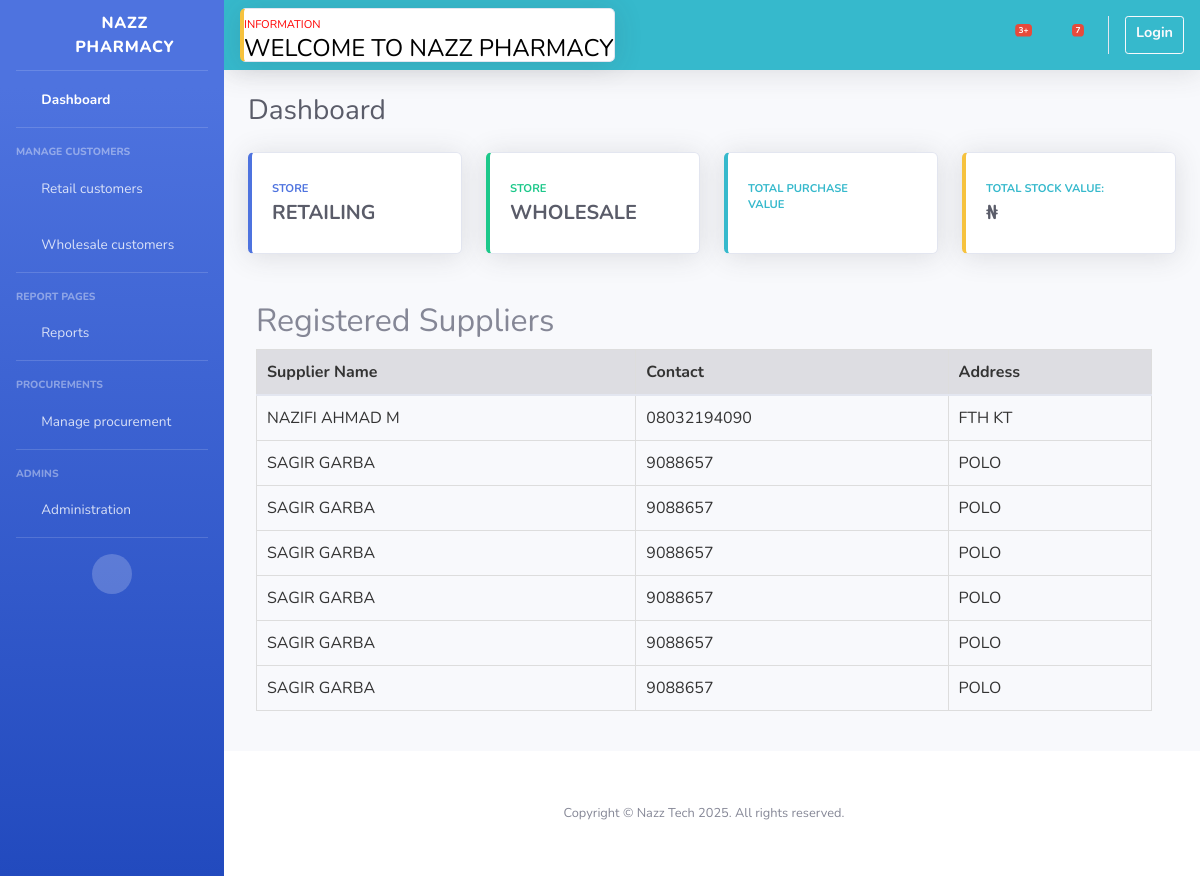
Page /register_supplier_view/partials/supplier_list.html on the committed database.
### supplier/models.py (models this page shows, shortened)
class Supplier(models.Model):
    name = models.CharField(max_length=255)
    phone = models.CharField(max_length=15, blank=True, null=True)
    contact_info = models.TextField(blank=True, null=True)

### store/views.py (the view)
# urls.py: path('register_supplier_view/partials/supplier_list.html', views.supplier_list_partial),
def supplier_list_partial(request):
    suppliers = Supplier.objects.all()  # Get all suppliers
    return render(request, 'partials/supplier_list.html', {'suppliers': suppliers})

### templates/partials/supplier_list.html (shortened to what this page needs)
{% extends "partials/base.html" %}
{% block content %}
<div class="container table-responsive">
    <h2>Registered Suppliers</h2>
    <table class="table table-hover">
        <thead class="table-secondary">
            <tr>
                <th>Supplier Name</th>
                <th>Contact</th>
                <th>Address</th>
            </tr>
        </thead>
        <tbody>
            {% for supplier in suppliers %}
            <tr>
                <td data-label="Supplier Name">{{ supplier.name }}</td>
                <td data-label="Contact">{{ supplier.phone }}</td>
                <td data-label="Address">{{ supplier.contact_info }}</td>
            </tr>
            {% empty %}
            <tr>
                <td colspan="4">No suppliers registered.</td>
            </tr>
            {% endfor %}
        </tbody>
    </table>
</div>
{% endblock %}

### templates/partials/supplier_list.html (style rules this page uses)
.table { color: #333; }
.container { margin-left: -1em; width: auto; padding: 1.5em; }
.table { width: 100%; border-collapse: collapse; }
.table th, .table td { padding: 10px; text-align: left; border: 1px solid #ddd; }

### rows in the picture
Supplier: name "NAZIFI AHMAD M", phone "08032194090", contact_info "FTH KT"
Supplier: name "SAGIR GARBA", phone "9088657", contact_info "POLO"
Supplier: name "SAGIR GARBA", phone "9088657", contact_info "POLO"
Supplier: name "SAGIR GARBA", phone "9088657", contact_info "POLO"
Supplier: name "SAGIR GARBA", phone "9088657", contact_info "POLO"
Supplier: name "SAGIR GARBA", phone "9088657", contact_info "POLO"
Supplier: name "SAGIR GARBA", phone "9088657", contact_info "POLO"
